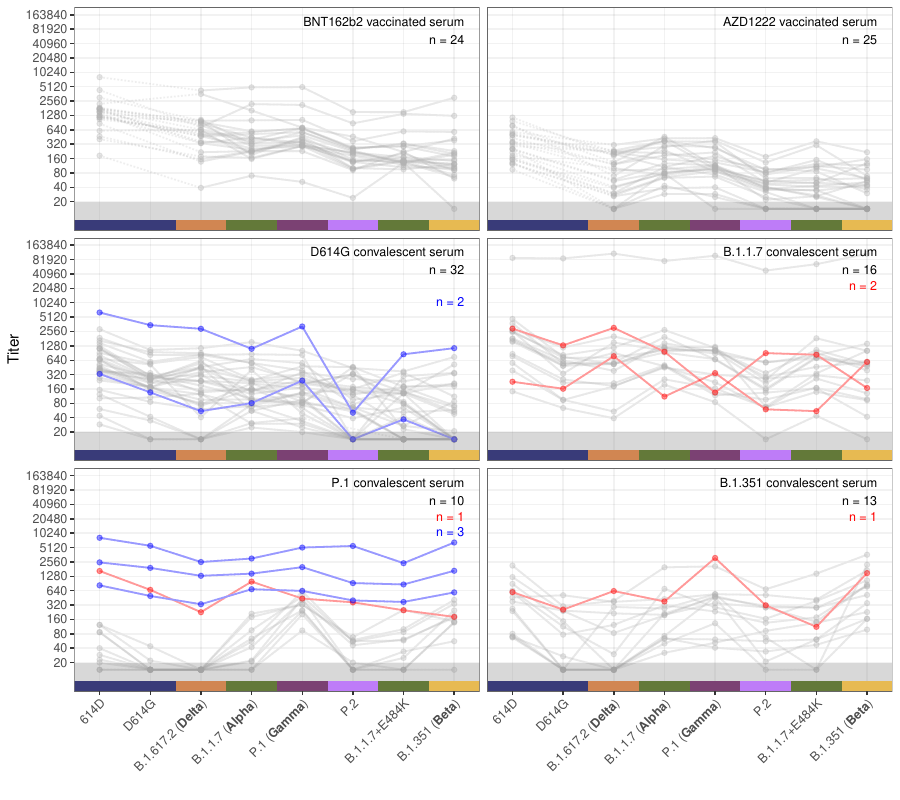

Write the R code that produced this figure.

# Setup workspace
rm(list = ls())
set.seed(100)
library(tidyverse)
library(Racmacs)
library(patchwork)

# Load functions
source('code/plotting/scales.R')
source('code/functions/map_longinfo.R')
source('code/metadata/sr_group_labels.R')
source('code/metadata/common.R')
source('code/plotting/plot_map_titers.R')
source('code/metadata/homologous_ags.R')

# Read the map
map <- read.acmap('data/individual_datasets/oxford/maps/map.ace')

srHomologousAgs(map) <- as.list(
  match(homologous_ags_oxford[as.character(srGroups(map))], agNames(map))
)

# Read in serum group gmts
ag_means_individual_effects <- readRDS('data/individual_datasets/oxford/individual_effects/ag_gmt_individual_effects.rds')
sr_group_gmts <- ag_means_individual_effects %>% rename(logtiter = ag_gmt_accounting_for_individual_effect)

# Read in outlier data
outliers <- readRDS('data/individual_datasets/oxford/outliers/outliers.rds')

# Work out antigen order
ag_order <- sr_group_gmts %>% filter(sr_group == 'WT convalescent') %>% arrange(-logtiter) %>% select(ag_name) %>% unlist() %>% unname()

plot_map_titers(
  map,
  ag_order = ag_order,
  highlighted_sera = list(
    outliers$higher_than_homologous, 
    outliers$manual
  ),
  highlighted_sera_cols = c('red', 'blue'),
  sr_group_gmts = sr_group_gmts,
  sr_individual_effects = NULL,
  plottype = 'lineplot',
  plot_sr_group_gmts = FALSE,
  y_aes = 'logtiter',
  sr_group_labs = c(
    'mRNA-1273' = 'BNT162b2 vaccinated serum',
    'AstraZeneca' = 'AZD1222 vaccinated serum',
    'WT convalescent' = 'D614G convalescent serum',
    'B.1.1.7 convalescent' = 'B.1.1.7 convalescent serum',
    'P.1 convalescent' = 'P.1 convalescent serum',
    'B.1.351 convalescent' = 'B.1.351 convalescent serum'
    )
) -> gp

ggsave('som_figures/fig_s9_oxford_outliers/fig_s9_oxford_outliers.png', plot = gp, width = 9, height = 8)
ggsave('som_figures/fig_s9_oxford_outliers/fig_s9_oxford_outliers.pdf', plot = gp, width = 9, height = 8)



